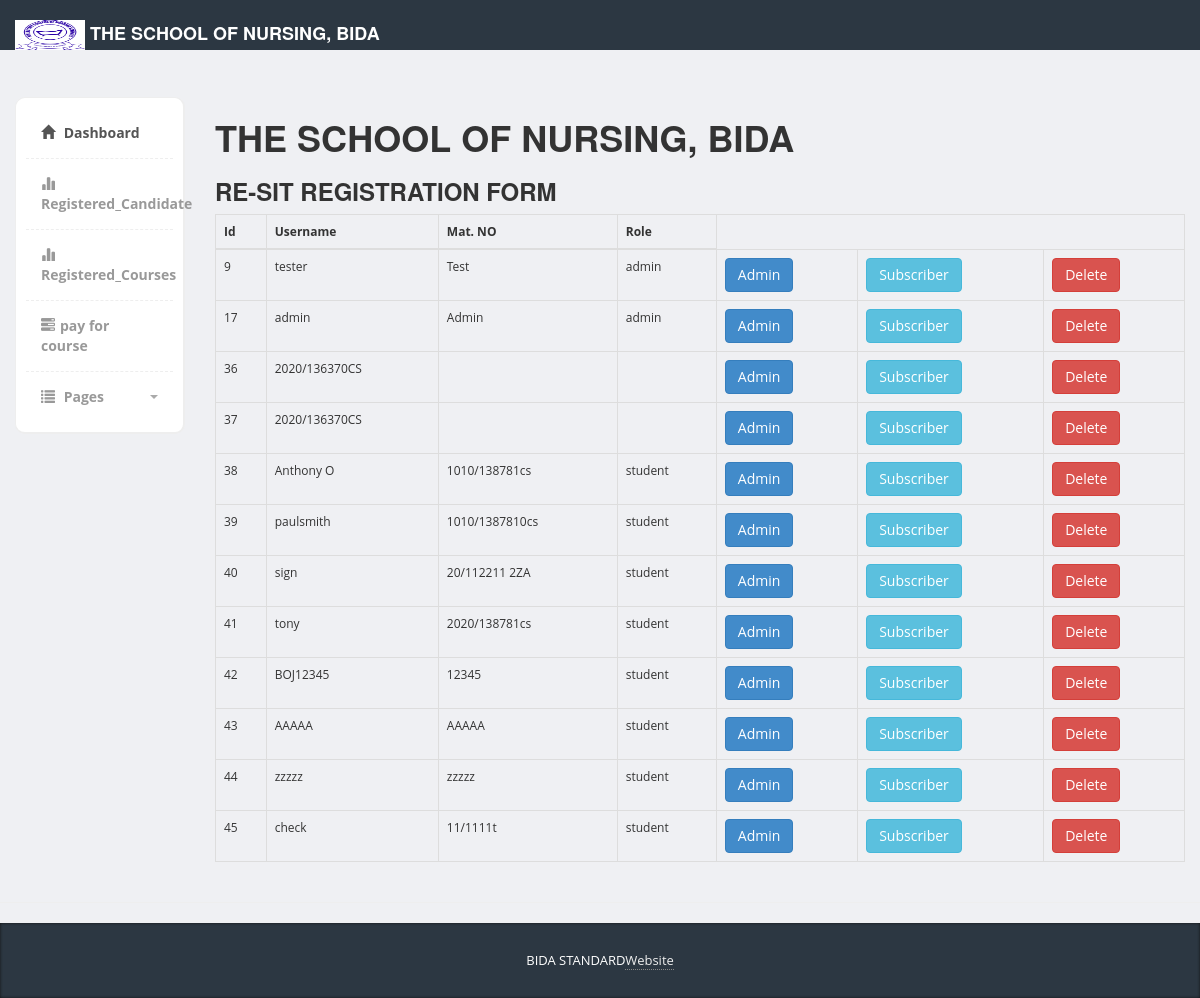
Screenshot of /admin/registered.php (signed in) with the database file from the repository.
### tables this page shows
CREATE TABLE `users` (
  `user_id` int(3) NOT NULL,
  `username` varchar(255) NOT NULL,
  `user_password` varchar(255) NOT NULL,
  `mat_no` varchar(255) NOT NULL,
  `user_email` varchar(255) NOT NULL,
  `user_role` varchar(255) NOT NULL,
  `randsalt` varchar(255) NOT NULL DEFAULT '$2y$10$iusesomecrazystrings22'
);

### admin/include_files/view_all_users.php (the view, shortened to what this page needs)
<table class="table table-bordered table-hover ">
  <thead>
    <tr>
      <th>Id</th>
      <th>Username</th>
      <th>Mat. NO</th>
      <th>Role</th>
    </tr>
  </thead>
<tbody>
   <?php
   $query = "SELECT * FROM users";
   $select_users = mysqli_query($connection,$query);
   while($row = mysqli_fetch_assoc($select_users)) {
   $user_id = $row['user_id'];
   $username = $row['username'];
   $mat_no = $row['mat_no'];
   $user_role = $row['user_role'];
echo "<tr>";
echo "<td>{$user_id}</td>";
echo "<td>{$username}</td>";
echo "<td>{$mat_no}</td>";
echo "<td>$user_role</td>";
echo "<td><a class='btn btn-primary' href='users.php?change_to_admin=$user_id'>Admin</a></td>";
echo "<td><a class='btn btn-info' href='users.php?change_to_sub=$user_id'>Subscriber</a></td>";
echo "<td><a class='btn btn-danger' href='users.php?delete=$user_id'>Delete</a></td>";
?>
<?php
echo "</tr>";
}
    ?>
   </tbody>
</table>

### admin/include_files/header.php (shortened to what this page needs)
        <!DOCTYPE html>
<html>
  <head>
    <link href="bootstrap/css/bootstrap.min.css" rel="stylesheet">
    <link href="css/styles.css" rel="stylesheet">
  </head>
  <body>
  	<div class="header">
	     <div class="container">
	        <div class="row">
	           <div class="col">
	              <div class="logo">
	                 <h1>
						<a >
						<h4>              <img src="../l.png" alt="LOgo" width="70" height="30">
           						 <B>THE SCHOOL OF NURSING, BIDA</B>
								</h4>
</a></h1>
	              </div>
	           </div>
	        </div>
	     </div>
	</div>
	<br/>

### admin/registered.php (shortened to what this page needs)
<?php require_once "include_files/header.php";?>
<div class="page-content">
    	<div class="row">
<?php require_once "include_files/sidebar.php";?>
<div class="col-md-10">
    <h1><B>THE SCHOOL OF NURSING, BIDA</B></h1>
    <H3><B> RE-SIT REGISTRATION FORM</B></H3>
<?php
if(isset($_GET['source'])){
  $source = $_GET['source'];
}else {
  $source = '';
}
switch ($source) {
  default:
  include_once "include_files/view_all_users.php";
    break;
}
 ?>
</div>
 </div>
		</div>
    <?php include_once "include_files/footer.php";?>

### admin/include_files/sidebar.php (shortened to what this page needs)
<div class="col-md-2">
		  	<div class="sidebar content-box" style="display: block;">
                <ul class="nav">
                    <li class="current"><a href="index.php"><i class="glyphicon glyphicon-home"></i> Dashboard</a></li>
                    <li><a href="registered.php"><i class="glyphicon glyphicon-stats"></i>Registered_Candidate</a></li>
                    <li><a href="courses.php"><i class="glyphicon glyphicon-stats"></i>Registered_Courses</a></li>
                    <li><a href="pay.php"><i class="glyphicon glyphicon-tasks"></i>pay for course</a></li>
                    <li class="submenu">
                         <a href="#">
                            <i class="glyphicon glyphicon-list"></i> Pages
                            <span class="caret pull-right"></span>
                         </a>
                    </li>
                </ul>
		  </div>
</div>

### admin/include_files/footer.php (shortened to what this page needs)
<hr/>
 <footer class="footer">
            <div class="copy text-center">
              BIDA STANDARD<a href='#'>Website</a>
            </div>
       </footer>
  </body>
</html>

### admin/css/styles.css (style rules this page uses)
body { font-family: 'Open Sans', sans-serif; background-color: #f7f7f7; position: relative; margin: 0px; font-size: 12px; padding: 0px; }
.page-content > .row { margin-left: 0px !important; margin-right: 0px !important; margin-top: 30px; }
footer { background-color:#2c3742; box-shadow:inset 0px 0px 3px #111; color:#fff; font-size:14px; line-height:25px; padding:10px 0px 10px 0px; bottom: 0px; }
footer a { color:#eee; text-decoration:none; border-bottom:1px dotted #888; }
footer .copy { font-size:13px; margin:15px 0px; }
.header { height:50px; background-color: #2c3742; }
.header .logo h1 { font-size:30px; margin:0px; padding:10px 0px; }
.header .logo h1 a { color:#fff; font-family: 'Open Sans Condensed', sans-serif; }
.content-box, .content-box-large { margin-bottom:30px; background:#fff; border-radius:10px; padding:10px; border-left:1px solid #eee; border-top:1px solid #eee; border-right:2px solid #eee; border-bottom:2px solid #eee; }
.sidebar ul.nav, .sidebar ul.nav ul { list-style: none; padding: 0px; margin: 0px; }
.sidebar .nav > li { margin: 0; border-bottom:1px dashed #eee; }
.sidebar .nav > li:last-child { border-bottom:0px; }
.sidebar .nav > li > a { font-size: 14px; line-height: 20px; padding: 15px 15px; color: #999; display: block; font-weight:bold; background:none; text-decoration: none; border-top:0px; font-weight:bold; }
.sidebar .nav > li > a > i { margin-right:5px; }
.sidebar .nav li a:hover, .sidebar .nav li.current > a { background: #fff; color: #555; border-bottom:0px; }
.sidebar .nav a .caret { float: right; width: 0; height: 0; display: inline-block; vertical-align: top; border-top: 4px solid #aaa; border-right: 4px solid transparent; border-left: 4px solid transparent; content: ""; margin-top: 8px; margin-left: 2px; }
body { background-color: #eff0f3; }

### rows the page displays
users: user_id "9", username "tester", mat_no "Test", user_role "admin"
users: user_id "17", username "admin", mat_no "Admin", user_role "admin"
users: user_id "36", username "2020/136370CS"
users: user_id "37", username "2020/136370CS"
users: user_id "38", username "Anthony O", mat_no "1010/138781cs", user_role "student"
users: user_id "39", username "paulsmith", mat_no "1010/1387810cs", user_role "student"
users: user_id "40", username "sign", mat_no "20/112211 2ZA", user_role "student"
users: user_id "41", username "tony", mat_no "2020/138781cs", user_role "student"
users: user_id "42", username "BOJ12345", mat_no "12345", user_role "student"
users: user_id "43", username "AAAAA", mat_no "AAAAA", user_role "student"
users: user_id "44", username "zzzzz", mat_no "zzzzz", user_role "student"
users: user_id "45", username "check", mat_no "11/1111t", user_role "student"
